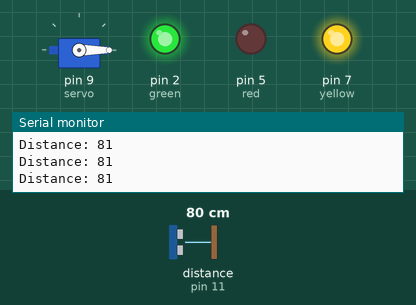
Recording of a sketch running on a simulated Arduino Uno, built with avr-gcc and run on an emulated ATmega328P. Parts: servo, output pins drawn as LEDs (lit = HIGH), the last lines printed to the serial monitor. The test bench sets the inputs (shaded band); at power-on: distance to the obstacle (sensor on pin 11) 80 cm. The echo pulse lasts 58.3 µs per cm.

Above: at 1.3 s.
1.4 s: distance to the obstacle (sensor on pin 11) set to 22 cm
4.4 s: distance to the obstacle (sensor on pin 11) set to 17 cm
At 5.2 s:
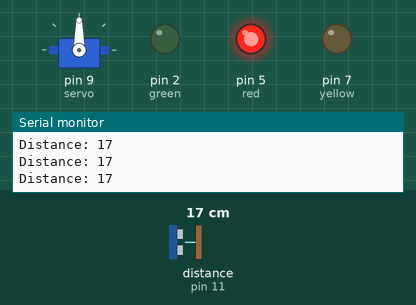
6.4 s: distance to the obstacle (sensor on pin 11) set to 35 cm
At 9.2 s:
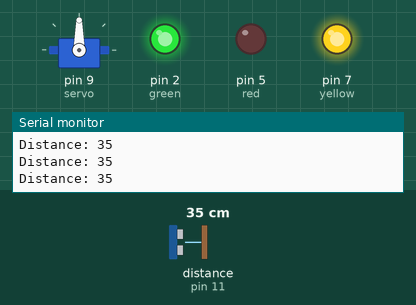
9.4 s: distance to the obstacle (sensor on pin 11) set to 2 cm
At 14.0 s:
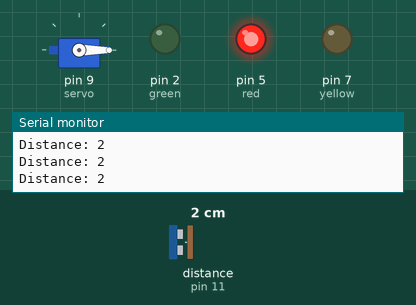
14.4 s: distance to the obstacle (sensor on pin 11) set to 60 cm
At 17.3 s:
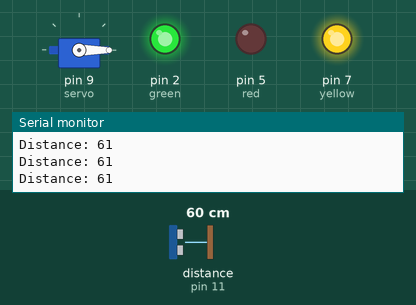
Timing chart, 0 to 18.4 s (numbered marks = the images above; inputs shaded):
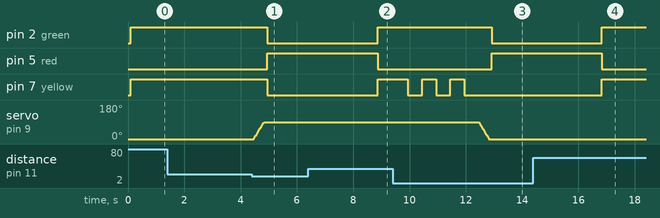

Measured:
- the behaviour switches between 20 and 19 cm on distance to the obstacle (sensor on pin 11) (found by bisection; images 0 and 1)
- after the input at 4.4 s, pin 2 (green), pin 7 (yellow): HIGH → LOW after 0.54 s; pin 5 (red): LOW → HIGH after 0.54 s; servo on pin 9 (servo): moves from 0° to 90° over 0.37 s, starting after 0.06 s
- after the input at 6.4 s, pin 2 (green): LOW → HIGH after 2.5 s; pin 5 (red): HIGH → LOW after 2.5 s
- after the input at 9.4 s, pin 2 (green): HIGH → LOW after 3.5 s; pin 5 (red): LOW → HIGH after 3.5 s; pin 7 (yellow): alternates HIGH for 0.50 s and LOW for 0.50 s, 5 changes in all, then stays LOW, starting after 0.54 s; servo on pin 9 (servo): moves from 90° to 0° over 0.36 s, starting after 3.0 s
- after the input at 14.4 s, pin 2 (green): LOW → HIGH after 2.4 s; pin 5 (red): HIGH → LOW after 2.4 s

The sketch:

sensor.ino
```cpp
#include <Servo.h>
#include <NewPing.h>

NewPing sonar(10, 11, 200);
Servo myServo;
const int trigPin = 10;
const int echoPin = 11;
const int servo = 9;
int pos = 0;
long duration;
int distance;
int toggle = 1;
long timeSinceToggle = 10000;
bool alreadyUp = true;
long timeSinceUp = 10000;
int minDist = 20;
int red = 5;
int green = 2;
int yellow = 7;
int downtime = 4000;
int openAngle = 90;

void blink() {
  for (int i = 0; i < 3; i++) {
    digitalWrite(yellow, HIGH);
    delay(500);
    digitalWrite(yellow, LOW);
    delay(500);
  }
}

void goToAngle(int ang) {
  if (pos <= ang) {
    for ( ; pos <= ang; pos++) {
      myServo.write(pos);
      delay(4);
    }
  }
  if (pos > ang) {
    for ( ; pos >= ang; pos--) {
      myServo.write(pos);
      delay(4);
    }
  }
}

void setup() {
  // put your setup code here, to run once:
  myServo.attach(servo);
  myServo.write(0);
  pinMode(trigPin, OUTPUT);
  pinMode(echoPin, INPUT);
  pinMode(red, OUTPUT);
  pinMode(green, OUTPUT);
  pinMode(yellow, OUTPUT);
  Serial.begin(9600);
  delay(100);
}

void loop() {
  //sends ultrasonic signal
  //digitalWrite(trigPin, LOW);
  //delayMicroseconds(2);
  //digitalWrite(trigPin, HIGH);
  //delayMicroseconds(10);
  //digitalWrite(trigPin, LOW);

  //calculates distance using signal
  //duration = pulseIn(echoPin, HIGH);
  //distance = duration * 0.034 / 2;

  distance = sonar.ping_cm();

  //checks if sensor is minDist or less away from the ground, and if claw was not recently toggled
  //also checks if claw has gone back up yet to prevent claw opening while ascending (in the second if statement)
  if (distance < minDist && distance != 0 && millis() - timeSinceToggle > downtime && millis() - timeSinceUp > 2000 && alreadyUp == true) {
    //toggles servo between 180 and 0
    if (openAngle == pos) {
      blink();
    }
    //myServo.write(openAngle * (toggle % 2));
    int angleToGo = openAngle * (toggle % 2);
    goToAngle(angleToGo);

    pos = (openAngle * (toggle % 2));
    timeSinceToggle = millis();
    toggle++;
    delay(100);
    alreadyUp = false;
  }
  if (alreadyUp == false && distance > minDist) {
    timeSinceUp = millis();
    alreadyUp = true;
  }


  if (millis() - timeSinceToggle < downtime) {
    digitalWrite(red, HIGH);
    digitalWrite(green, LOW);
    digitalWrite(yellow, LOW);
  }
  else if (millis() - timeSinceToggle > downtime && millis() - timeSinceUp > 2000 && alreadyUp) {
    digitalWrite(green, HIGH);
    digitalWrite(red, LOW);
    digitalWrite(yellow, LOW);
  }
  if (millis() - timeSinceToggle > downtime) {
    digitalWrite(yellow, HIGH);
  }

  //for debugging
  Serial.print("Distance: ");
  Serial.println(distance);
  delay(60);
}
```
